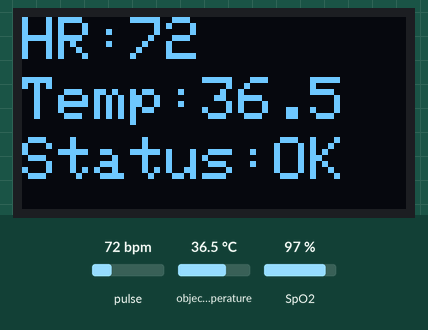
This sketch was run on a simulated ESP32. Parts: 128×64 one-colour display. Inputs (shaded band) come from the test bench; at power-on: pulse 72 bpm, object temperature 36.5 °C, SpO2 97 %. WiFi joins after 1.5 s; servers stay silent unless stated; what the sketch prints to the serial monitor is not drawn.

Above: at 7.1 s.
7.2 s: pulse set to 42 bpm
At 9.1 s:
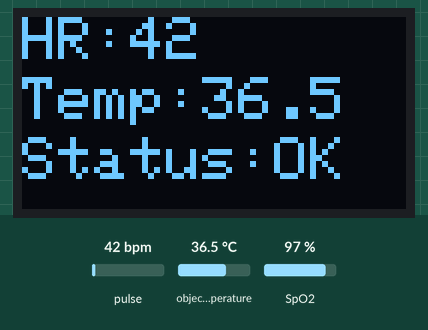
9.9 s: object temperature set to 20 °C
At 11.0 s:
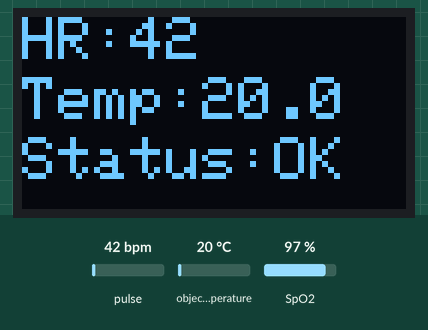
11.8 s: pulse set to 70 bpm
At 12.9 s:
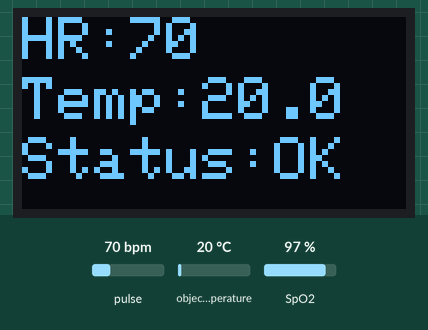
13.7 s: object temperature set to 26 °C
At 14.9 s:
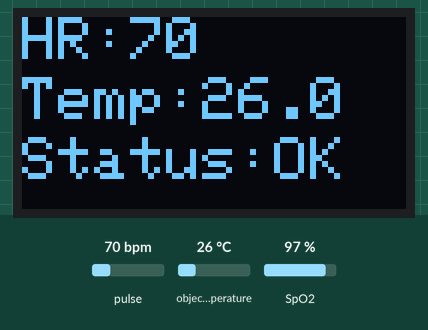
15.6 s: pulse set to 158 bpm
At 16.8 s:
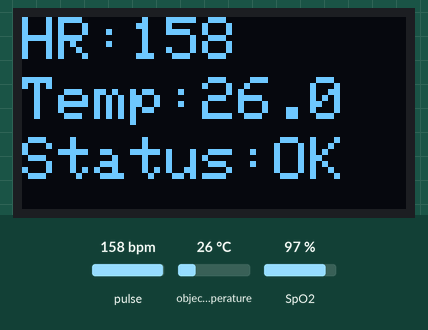
17.4 s: object temperature set to 32 °C
At 18.7 s:
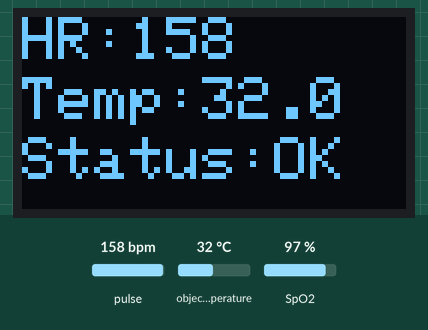
Timing chart, 0 to 20.3 s (numbered marks = the images above; inputs shaded):
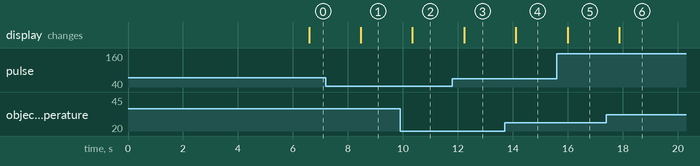

Measured:
- after the input at 7.2 s, the display: changes after 1.3 s (image 1)
- after the input at 9.9 s, the display: changes after 0.45 s (image 2)
- after the input at 11.8 s, the display: changes after 0.43 s (image 3)
- after the input at 13.7 s, the display: changes after 0.41 s (image 4)
- after the input at 15.6 s, the display: changes after 0.39 s (image 5)
- after the input at 17.4 s, the display: changes after 0.47 s (image 6)

The sketch:

Nuribo_IO_Controller.ino
```cpp
#include "my_sensor.h"
#include "my_tcp.h"

void setup() {
  Serial.begin(115200);
  initSensors();
  setupWiFiAndHandshake();  // 서버 연결 및 핸드셰이크
}

void loop() {
  sendSensorData(0x10, 0x01);  // OPCODE=0x10, RESIDENT_ID=0x01
  delay(1000);
}
```

my_sensor.cpp
```cpp
#include "my_sensor.h"
#include <Wire.h>
#include "MAX30105.h"
#include "spo2_algorithm.h"
#include <Adafruit_MLX90614.h>
#include <Adafruit_SSD1306.h>
#include <Adafruit_GFX.h>

// 센서 객체
MAX30105 particleSensor;
Adafruit_MLX90614 mlx;

// OLED 객체
#define SCREEN_WIDTH 128
#define SCREEN_HEIGHT 64
#define OLED_RESET -1
Adafruit_SSD1306 display(SCREEN_WIDTH, SCREEN_HEIGHT, &Wire, OLED_RESET);

// 데이터 버퍼
uint32_t irBuffer[100], redBuffer[100];
int8_t validHR = 0, validSPO2 = 0;

// 전역 측정값
int32_t heartRate = 0;
int32_t spo2 = 0;
float temperature = 0.0;

void initSensors() {
  Wire.begin(21, 22);

  // OLED 초기화
  if (!display.begin(SSD1306_SWITCHCAPVCC, 0x3C)) {
    Serial.println("❌ OLED 초기화 실패");
    while (1);
  }

  // MLX90614 초기화
  if (!mlx.begin()) {
    Serial.println("❌ MLX90614 연결 실패");
    while (1);
  }

  // MAX30105 초기화
  if (!particleSensor.begin(Wire, I2C_SPEED_FAST)) {
    Serial.println("❌ MAX30105 연결 실패");
    while (1);
  }
  particleSensor.setup(60, 4, 2, 100, 411, 4096);

  // 초기 버퍼 수집
  for (int i = 0; i < 100; i++) {
    while (!particleSensor.available()) particleSensor.check();
    redBuffer[i] = particleSensor.getRed();
    irBuffer[i] = particleSensor.getIR();
    particleSensor.nextSample();
  }
}

// 👉 OLED 출력 함수 추가
void displaySensorData() {
  display.clearDisplay();
  display.setTextSize(2);
  display.setTextColor(SSD1306_WHITE);

  display.setCursor(0, 0);
  display.print("HR:");
  display.println(validHR ? heartRate : 0);

  display.setCursor(0, 20);
  display.print("Temp:");
  display.println(isnan(temperature) ? 0.0 : temperature, 1);

  display.setCursor(0, 40);
  display.print("Status:");
  if (validHR && validSPO2 && !isnan(temperature)) {
    display.println("OK");
  } else {
    display.println("Nan");
  }

  display.display();
}

void updateSensorValues() {
  // 이전 데이터 이동
  for (int i = 25; i < 100; i++) {
    redBuffer[i - 25] = redBuffer[i];
    irBuffer[i - 25] = irBuffer[i];
  }

  // 새로운 샘플 수집
  for (int i = 75; i < 100; i++) {
    while (!particleSensor.available()) particleSensor.check();
    redBuffer[i] = particleSensor.getRed();
    irBuffer[i] = particleSensor.getIR();
    particleSensor.nextSample();
  }

  // 측정값 계산
  maxim_heart_rate_and_oxygen_saturation(irBuffer, 100, redBuffer,
                                         &spo2, &validSPO2,
                                         &heartRate, &validHR);

  temperature = mlx.readObjectTempC();

  // OLED 출력 호출
  displaySensorData();
}
```

my_sensor.h
```cpp
#ifndef MY_SENSOR_H
#define MY_SENSOR_H

#include <Arduino.h>

extern int32_t heartRate;
extern int32_t spo2;
extern float temperature;

void initSensors();
void updateSensorValues();

#endif
```

my_tcp.cpp
```cpp
#include "my_tcp.h"
#include "my_sensor.h"
#include <WiFi.h>
#include <WiFiClient.h>

const char* ssid = "AIE_509_2.4G";
const char* password = "addinedu_class1";
const char* server_ip = "192.168.0.43";
const uint16_t server_port = 9999;

const uint8_t CON_OPCODE = 0x00;

WiFiClient client;

uint32_t toBigEndian32(uint32_t val) {
  return ((val & 0x000000FF) << 24) |
         ((val & 0x0000FF00) << 8)  |
         ((val & 0x00FF0000) >> 8)  |
         ((val & 0xFF000000) >> 24);
}

uint64_t toBigEndian64(uint64_t val) {
  return ((val & 0x00000000000000FFULL) << 56) |
         ((val & 0x000000000000FF00ULL) << 40) |
         ((val & 0x0000000000FF0000ULL) << 24) |
         ((val & 0x00000000FF000000ULL) << 8 ) |
         ((val & 0x000000FF00000000ULL) >> 8 ) |
         ((val & 0x0000FF0000000000ULL) >> 24) |
         ((val & 0x00FF000000000000ULL) >> 40) |
         ((val & 0xFF00000000000000ULL) >> 56);
}

void floatToBigEndianBytes(float val, uint8_t* dest) {
  union {
    float f;
    uint32_t i;
  } u;
  u.f = val;
  uint32_t be = toBigEndian32(u.i);
  memcpy(dest, &be, 4);
}

void setupWiFiAndHandshake() {
  Serial.println("🔌 Connecting to WiFi...");
  WiFi.begin(ssid, password);

  int retry = 0;
  while (WiFi.status() != WL_CONNECTED && retry < 20) {
    delay(500);
    Serial.print(".");
    retry++;
  }

  if (WiFi.status() == WL_CONNECTED) {
    Serial.println("\n✅ WiFi Connected");
    Serial.print("IP Address: ");
    Serial.println(WiFi.localIP());
  } else {
    Serial.println("❌ WiFi Connection Failed");
    return;
  }

  if (client.connect(server_ip, server_port)) {
    Serial.println("🤝 Connected to server for handshake");

    const char* device_str = "device";
    uint32_t resident_id_be = toBigEndian32(0x01);
    uint16_t str_len = strlen(device_str) + 1;

    uint8_t payload[15];
    size_t offset = 0;

    payload[offset++] = CON_OPCODE;
    memcpy(payload + offset, &str_len, 2); offset += 2;
    memcpy(payload + offset, device_str, 6); offset += 6;
    memcpy(payload + offset, &resident_id_be, 4); offset += 4;

    uint32_t total_len_be = toBigEndian32(offset);
    uint8_t packet[4 + offset];
    memcpy(packet, &total_len_be, 4);
    memcpy(packet + 4, payload, offset);

    client.write(packet, 4 + offset);
    Serial.println("📦 Handshake Packet Sent");
  } else {
    Serial.println("❌ Server connection failed.");
  }
}

void sendSensorData(uint8_t opcode, uint8_t resident_id) {
  updateSensorValues();  // 센서값 갱신

  uint64_t timestamp_be = toBigEndian64(millis());
  uint32_t heart_be = toBigEndian32(heartRate);
  uint32_t spo2_be = toBigEndian32(spo2);
  uint8_t temp_be[4];
  floatToBigEndianBytes(temperature, temp_be);

  uint8_t payload[22];
  size_t offset = 0;
  payload[offset++] = opcode;
  payload[offset++] = resident_id;
  memcpy(payload + offset, &heart_be, 4); offset += 4;
  memcpy(payload + offset, &spo2_be, 4); offset += 4;
  memcpy(payload + offset, temp_be, 4); offset += 4;
  memcpy(payload + offset, &timestamp_be, 8); offset += 8;

  uint32_t total_len_be = toBigEndian32(offset);
  uint8_t packet[4 + offset];
  memcpy(packet, &total_len_be, 4);
  memcpy(packet + 4, payload, offset);

  // 시리얼 출력: 센서 측정값
  Serial.print("📡 HR: ");
  Serial.print(heartRate);
  Serial.print(" | SpO2: ");
  Serial.print(spo2);
  Serial.print(" | Temp: ");
  Serial.println(temperature, 1);

  // 시리얼 출력: Payload (HEX)
  Serial.print("🧾 Payload: [");
  for (size_t i = 0; i < offset; i++) {
    if (i > 0) Serial.print(" ");
    if (payload[i] < 0x10) Serial.print("0");
    Serial.print(payload[i], HEX);
  }
  Serial.println("]");

  // 시리얼 출력: Full Packet (Length + Payload)
  Serial.print("📦 Full Packet: [");
  for (size_t i = 0; i < 4 + offset; i++) {
    if (i > 0) Serial.print(" ");
    if (packet[i] < 0x10) Serial.print("0");
    Serial.print(packet[i], HEX);
  }
  Serial.println("]");

  client.write(packet, 4 + offset);
  Serial.println("✅ Packet sent");
}
```

my_tcp.h
```cpp
#ifndef MY_TCP_H
#define MY_TCP_H

#include <Arduino.h>

void setupWiFiAndHandshake();
void sendSensorData(uint8_t opcode, uint8_t resident_id);

#endif
```
